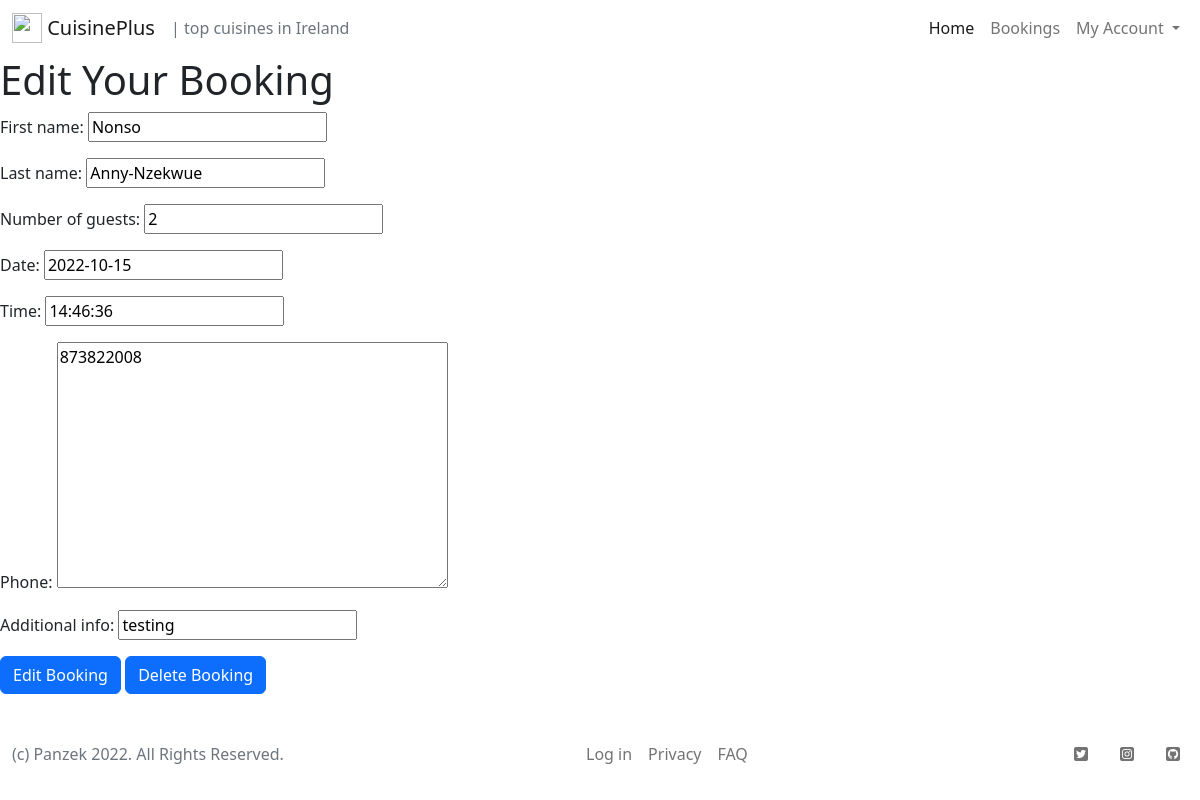
Before: /bookings/edit_booking/2 (signed in) with the older database file.
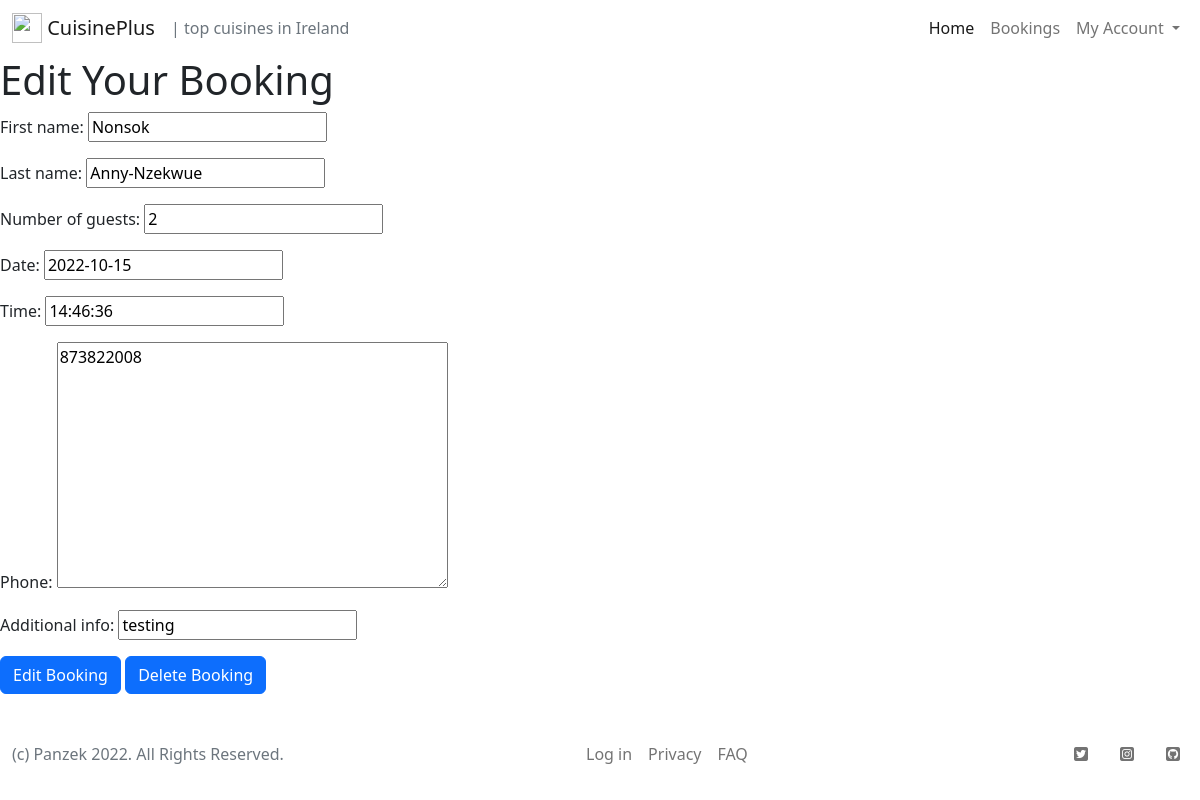
After: the same page with the newer database file.
### bookings/models.py (models this page shows, shortened)
class Booking(models.Model):
    user = models.ForeignKey(
        User, on_delete=models.CASCADE, null=True, blank=False, related_name='bookings'
        )
    first_name = models.CharField(max_length=100, null=True)
    last_name = models.CharField(max_length=100, null=True)
    phone = PhoneField(blank=True, help_text='Contact phone number')
    email = models.EmailField(null=True)
    number_of_guests = models.IntegerField()
    restaurant = models.CharField(max_length=100)
    cuisine = models.CharField(max_length=100)
    table_number = models.IntegerField(null=True, blank=True)
    date = models.DateField()
    time = models.TimeField()
    additional_info = models.CharField(max_length=500, blank=True)

### bookings/views.py (the view, shortened to what this page needs)
class BookingUpdateView(UpdateView):
    model = Booking
    form_class = BookingForm
    template_name = 'bookings/edit_booking.html'
    success_url = '/'

### bookings/forms.py
class BookingForm(ModelForm):
    class Meta:
        model = Booking
        fields = [
            'first_name', 'last_name', 'number_of_guests', 'date', 'time', 'phone', 'additional_info'
            ]

### bookings/templates/bookings/edit_booking.html (shortened to what this page needs)
{% extends 'base.html' %}
{% load crispy_forms_tags%}
{% block content %}
{% if user.is_authenticated %}
<div>
    <h1>
        Edit Your Booking
    </h1>
    <form method="POST">
        {{ form.as_p }}
        <div>
            <p>
                <button type="submit" class="btn btn-primary" formaction="">Edit Booking</button>
                <a href="{% url 'delete' booking.pk %}"><button type="submit" class="btn btn-primary" formaction="">Delete Booking</button></a>
            </p>
        </div>
    </form>
</div>
{% else %}
<div>
    <h1>
        You must be a registered user to access this page
    </h1>
</div>
{% endif %}
{% endblock %}

### templates/base.html (shortened to what this page needs)
{% load static %}
<!DOCTYPE html>
<html lang="en">
<head>
    <link href="https://cdn.jsdelivr.net/npm/bootstrap@5.2.2/dist/css/bootstrap.min.css" rel="stylesheet"
>
</head>
<body>
    <nav class="navbar navbar-expand-lg navbar-light bg-white">
        <div class="container-fluid">
            <a class="navbar-brand" href="#"><img src="/assets/brand/cp_logo.png" width="30" height="30" class="d-inline-block align-top" alt="">
                CuisinePlus</a><span class="navbar-text text-muted">| top cuisines in Ireland</span>
            <div class="collapse navbar-collapse" id="navbarText">
                <ul class="navbar-nav ms-auto mb-2 mb-lg-0">
                    <li class="nav-item">
                        <a class="nav-link active" aria-current="page" href="">Home</a>
                    </li>
                    <li class="nav-item">
                        <a class="nav-link" href="{% url 'booking_create' %}">Bookings</a>
                    </li>
                    {% if user.is_authenticated %}
                    <li class="nav-item dropdown">
                        <a class="nav-link dropdown-toggle" href="#" id="navbarDropdown" role="button" data-bs-toggle="dropdown" aria-expanded="false">
                            My Account
                        </a>
                      </li>
                    {% endif %}
                </ul>
            </div>
        </div>
    </nav>
    <main>
        {% block content %}
        {% endblock %}
    </main>
<footer class="footer mt-auto py-3 dark-bg">
    <nav class="navbar navbar-expand-lg navbar-light bg-white">
        <div class="container-fluid">
            <span class="navbar-text text-muted">(c) Panzek 2022. All Rights Reserved.</span>
            <ul class="navbar-nav ms-auto mb-2 mb-lg-0">
                <li class="nav-item">
                    <a class="nav-link" href="{% url 'account_login' %} ">Log in</a>
                </li>
                <li class="nav-item">
                    <a class="nav-link" href="#">Privacy</a>
                </li>
                <li class="nav-item">
                    <a class="nav-link" href="#">FAQ</a>
                </li>
            </ul>
            <ul class="navbar-nav ms-auto mb-2 mb-lg-0">
                <li class="nav-item">
                    <a class="nav-link" href="#">
                        <i class="fab fa-twitter-square ms-3"></i>
                    </a>
                </li>
                <li class="nav-item">
                    <a class="nav-link" href="#">
                        <i class="fab fa-instagram-square ms-3"></i>
                    </a>
                </li>
                <li class="nav-item">
                    <a class="nav-link" href="#">
                        <i class="fab fa-github-square ms-3"></i>
                    </a>
                </li>
            </ul>
            </div>
    </nav>
</footer>
</body>
</html>

Changed rows visible on the page:
changed Booking "Anny-Nzekwue": first_name "Nonso" → "Nonsok"
